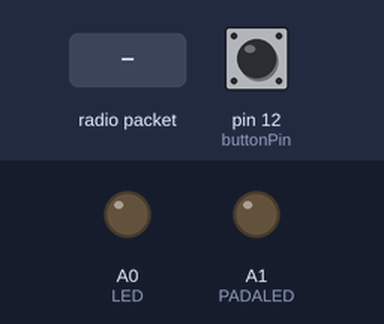
The sketch below on a simulated Arduino Uno, built with avr-gcc and run on an emulated ATmega328P. Parts: output pins drawn as LEDs (lit = HIGH). Inputs (shaded band) come from the test bench; at power-on: pin 12 (buttonPin) LOW. No radio packets arrive unless stated; pins used as bus, display or sensor lines are not drawn; what the sketch prints to the serial monitor is not drawn.

Above: at 1.3 s.
1.4 s: pin 12 (buttonPin) pulled HIGH for 0.15 s
At 2.4 s:
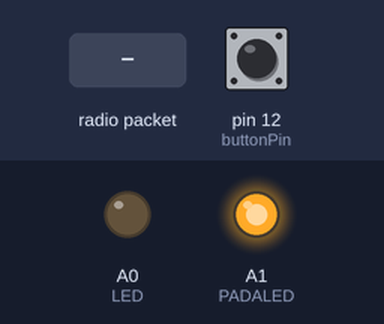
3.0 s: radio packet "1" arrives
Timing chart, 0 to 6.0 s (numbered marks = the images above; inputs shaded):
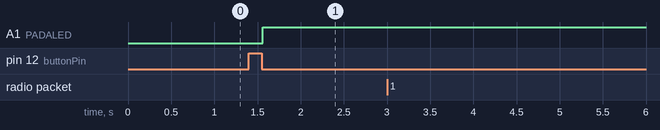

Measured:
- after the input at 1.4 s, A1 (PADALED): LOW → HIGH after 0.16 s

The sketch:

ASAE_GS.ino
```cpp
/*
 * ASAE Ground Station Code 2021 - 2022
 * Team: Frank Doyle - Captain, Chris Czerwinski, Jack Swift, Mike Rosen
 * Github for 2021-2022 : https://github.com/fdoyle6/UD-ASAE-Controls-2021
 * Github for 2020-2021 :https://github.com/FirkinTage/UDASAE_Controls
 * The 2020-2021 code was largely used for reference for the first few revisions of this code
 */

//Importing Libraries-----------------------------------------------------------------------

#include <SPI.h>
#include <RH_RF95.h>

//Declaration of Variables------------------------------------------------------------------

//LoRa - Model: Adafruit Feather M0 LoRa
#define RFM95_CS 8
#define RFM95_RST 4
#define RFM95_INT 3
#define RF95_FREQ 915.0
RH_RF95 rf95(RFM95_CS, RFM95_INT);

//LED & Button
#define buttonPin 12
#define PADALED A1 //10 - BLUE
#define LED A0 //9 - RED

//
bool dropped = false;
bool dropConfirm = false;
int buttonState;

void send_drop()
{
  char sig[5] = "drop";
  sig[4] = 0;
  dropped = rf95.send((uint8_t *)sig, 5);
  rf95.waitPacketSent();
  delay(100);
  digitalWrite(PADALED, HIGH);
  //Serial.println("drop");

}
void setup()
{
  //Serial.println("initializing code");
  pinMode(LED, OUTPUT);
  pinMode(PADALED, OUTPUT);
  pinMode(buttonPin, INPUT);
  digitalWrite(PADALED,LOW);
  digitalWrite(LED,LOW);
  pinMode(RFM95_RST, OUTPUT);
  digitalWrite(RFM95_RST, HIGH);

  Serial.begin(115200);
  //while (!Serial) {
  //  delay(1);
  //}
  delay(100);

  Serial.println("LoRa Initializing...");
  digitalWrite(RFM95_RST, LOW);
  delay(10);
  digitalWrite(RFM95_RST, HIGH);
  delay(10);

  while (!rf95.init()) {
    Serial.println("LoRa radio init failed");
    while (1);
  }
  //Serial.println("LoRa setup");
  if (!rf95.setFrequency(RF95_FREQ)) {
    Serial.println("setFrequency failed");
    while (1);
  }
  rf95.setTxPower(23, false);
  //Serial.println("Initialization complete");
}
uint32_t timer;
void loop()
{
  if (rf95.available())
  {
    // Should be a message for us now
    uint8_t buf[RH_RF95_MAX_MESSAGE_LEN];
    uint8_t len = sizeof(buf);
    if (rf95.recv(buf, &len)&&len>0)
    {
      buf[len] = 0;
      digitalWrite(LED, HIGH);
      char* pckt = (char*) &buf;
      //Serial.print("Got: ");
      Serial.println(pckt);
      dropConfirm = pckt[strlen(pckt)-1]=='1'?true:false;
      //Serial.print("RSSI: ");
      //Serial.println(rf95.lastRssi(), DEC);
      digitalWrite(LED, LOW);
    }
    else
    {
      //Serial.println("Receive failed");
    }
  }
  if(!dropped){
    buttonState = digitalRead(buttonPin);
    if(buttonState==HIGH){
      send_drop();
      timer = millis();
    }
  }
  if(dropped && !dropConfirm){ //In Case Drop is not heard on first go through
    if(millis()-timer>1000){
      send_drop();
      timer = millis();
    }
  }
}
```
